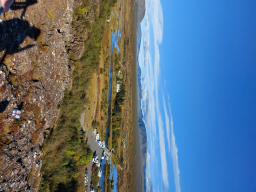
#> input picture uploads-256/20220911_153426.jpg, 256 x 192 px, given in place of uploads-256, which was not available
$ python image_resize_single.py uploads-256
#> lines starting #> are read from the running program, lines starting #| are printed output that depends on the picture
import cv2
import sys
import math

ROOT_PATH = sys.argv[1]

img = cv2.imread(ROOT_PATH)
#> img is the input picture: shape (192, 256, 3); mean B, G, R 132.6, 112.9, 90.2

DIMS = [256, 512]

for d in DIMS:
    try:
        height, width, c = img.shape

        if (width > height):
            new_dim = (math.floor(width*d/height), d)
        else:
            new_dim = (d, math.floor(height*d/width))

        resized_img = cv2.resize(img, new_dim)

        cv2.imwrite(ROOT_PATH.replace('uploads/', 'uploads-{}/'.format(d)), resized_img)
    except:
        pass
#> this loop made 2 passes
#> pass 1, `resized_img = cv2.resize(img, new_dim)`:
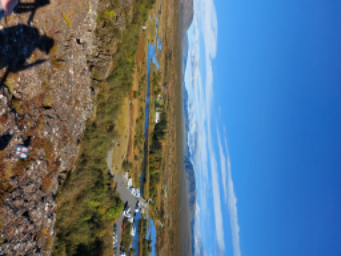
#> resized_img: shape (256, 341, 3); mean B, G, R 132.5, 112.8, 90.1
#    cv2.imshow('Img', resized_img)
#    cv2.waitKey(0)

$ run again, on uploads-256/20220911_153542.jpg
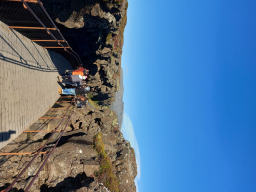
#> input picture uploads-256/20220911_153542.jpg, 256 x 192 px, given in place of uploads-256, which was not available
#> img is the input picture: shape (192, 256, 3); mean B, G, R 150.3, 117.5, 83.4
#> the loop `for d in DIMS:` made 2 passes
#> pass 1, `resized_img = cv2.resize(img, new_dim)`:
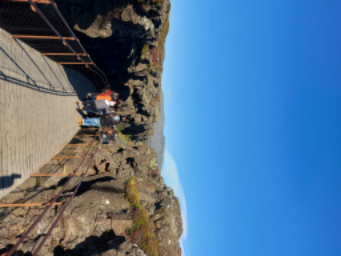
#> resized_img: shape (256, 341, 3); mean B, G, R 150.2, 117.4, 83.3

$ run again, on uploads-256/20220911_153750.jpg
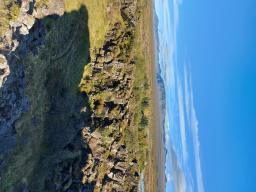
#> input picture uploads-256/20220911_153750.jpg, 256 x 192 px, given in place of uploads-256, which was not available
#> img is the input picture: shape (192, 256, 3); mean B, G, R 134.3, 118.2, 88.6
#> the loop `for d in DIMS:` made 2 passes
#> pass 1, `resized_img = cv2.resize(img, new_dim)`:
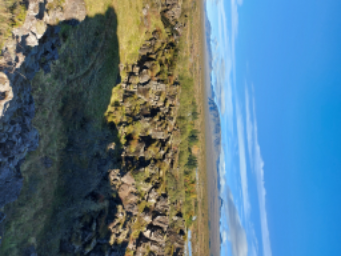
#> resized_img: shape (256, 341, 3); mean B, G, R 134.2, 118.1, 88.5
